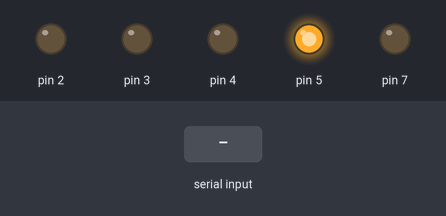
Bench run of a sketch on a simulated Arduino Uno, built with avr-gcc and run on an emulated ATmega328P. Parts: output pins drawn as LEDs (lit = HIGH). The test bench sets the inputs (shaded band). Pins used as bus, display or sensor lines are not drawn.

Above: at 1.2 s.
1.3 s: byte 1 (1) received over Serial
At 2.1 s:
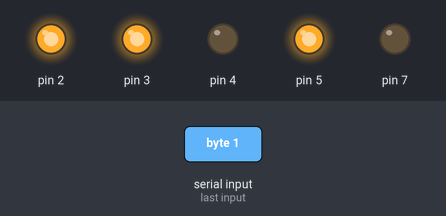
2.8 s: byte 2 (2) received over Serial
At 3.2 s:
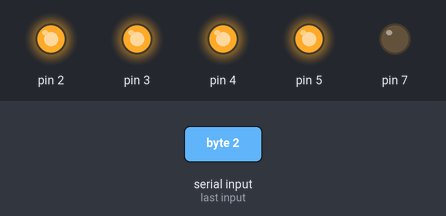
Timing chart, 0 to 5.8 s (numbered marks = the images above; inputs shaded):
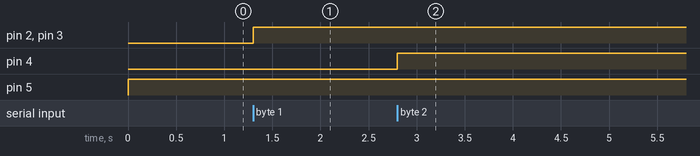

The sketch:

___.ino
```cpp
void setup()
{
  pinMode(1, OUTPUT);
  pinMode(2, OUTPUT);
  pinMode(3, OUTPUT);
  pinMode(4, OUTPUT);
  pinMode(5, OUTPUT);
  pinMode(7, OUTPUT);
  Serial.begin(9000);
}
 int income=0;
void loop()
{
  digitalWrite(5,HIGH);
  digitalWrite(7,LOW);
 if(Serial.available()>0)
    {
      income=Serial.read();
      switch(income)
      {
      case 1:n1();break;
      case 2:n2();break;
      case 3:n3();break;
      case 4:n4();break;
      case 5:n5();break;
      case 6:n6();break;
      case 7:n7();break;
      case 8:n8();break;
      case 9:n9();break;
      case 0:n0();break;
      defult: break;
      }
 }

}
    void n1()
    {
    digitalWrite(1,HIGH);
    digitalWrite(2,HIGH);
    digitalWrite(3,HIGH);
    digitalWrite(4,LOW);
    }
     void n2()
    {
    digitalWrite(1,HIGH);
    digitalWrite(2,HIGH);
    digitalWrite(3,HIGH);
    digitalWrite(4,HIGH);
    }
     void n3()
    {
    digitalWrite(1,HIGH);
    digitalWrite(2,HIGH);
    digitalWrite(3,HIGH);
    digitalWrite(4,HIGH);
    }
     void n4()
    {
    digitalWrite(1,HIGH);
    digitalWrite(2,HIGH);
    digitalWrite(3,HIGH);
    digitalWrite(4,HIGH);
    }
     void n5()
    {
    digitalWrite(1,HIGH);
    digitalWrite(2,HIGH);
    digitalWrite(3,HIGH);
    digitalWrite(4,HIGH);
    }
     void n6()
    {
    digitalWrite(1,HIGH);
    digitalWrite(2,HIGH);
    digitalWrite(3,HIGH);
    digitalWrite(4,HIGH);
    }
     void n7()
    {
    digitalWrite(1,HIGH);
    digitalWrite(2,HIGH);
    digitalWrite(3,HIGH);
    digitalWrite(4,HIGH);
    }
     void n8()
    {
    digitalWrite(1,HIGH);
    digitalWrite(2,HIGH);
    digitalWrite(3,HIGH);
    digitalWrite(4,HIGH);
    }
     void n9()
    {
    digitalWrite(1,HIGH);
    digitalWrite(2,HIGH);
    digitalWrite(3,HIGH);
    digitalWrite(4,HIGH);
    }
     void n0()
    {
    digitalWrite(1,HIGH);
    digitalWrite(2,HIGH);
    digitalWrite(3,HIGH);
    digitalWrite(4,HIGH);
    }
```

Measured:
- after the input at 1.3 s, pin 2, pin 3: LOW → HIGH at once
- after the input at 2.8 s, pin 4: LOW → HIGH at once
